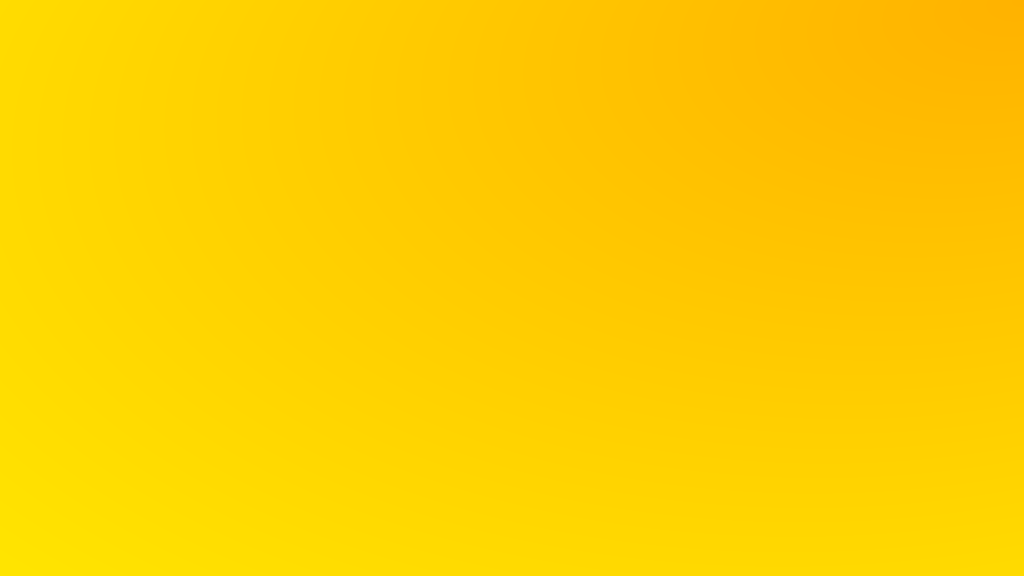
<?xml version="1.0" encoding="UTF-8"?>
<ui version="4.0">
 <class>Dialog</class>
 <widget class="QDialog" name="Dialog">
  <property name="enabled">
   <bool>true</bool>
  </property>
  <property name="geometry">
   <rect>
    <x>0</x>
    <y>0</y>
    <width>1024</width>
    <height>576</height>
   </rect>
  </property>
  <property name="windowTitle">
   <string>Dialog</string>
  </property>
  <widget class="QWidget" name="bgwidget" native="true">
   <property name="geometry">
    <rect>
     <x>0</x>
     <y>0</y>
     <width>1024</width>
     <height>576</height>
    </rect>
   </property>
   <property name="styleSheet">
    <string notr="true">QWidget#bgwidget{
background-color: qradialgradient(spread:pad, cx:0.528455, cy:0.512, radius:1.456, fx:1, fy:0, stop:0 rgba(255, 178, 0, 255), stop:1 rgba(255, 255, 0, 255));}</string>
   </property>
  </widget>
 </widget>
 <resources/>
 <connections/>
</ui>
